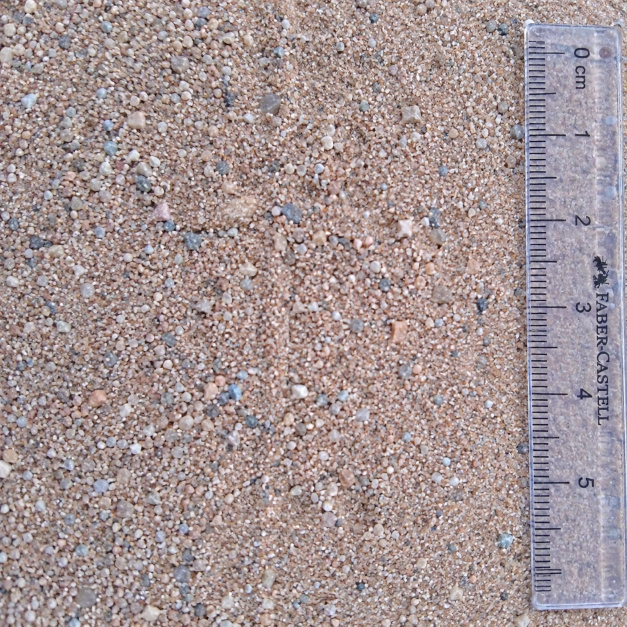
#> input picture Beach_Sand_Grain_Mapping/dataset/real_sand_scaled_01.jpeg, 1254 x 1254 px (shown at 1/2 size)
$ python detect_grains.py
#> lines starting #> are read from the running program, lines starting #| are printed output that depends on the picture; after the words box and inside, x2 and y2 are one past the last pixel; in counts of white or black regions, pixels touching at a corner belong together
import cv2
from pathlib import Path

# Main project folder
project_folder = Path(__file__).resolve().parent.parent

# Load scaled sand image
image_path = project_folder / "dataset" / "real_sand_scaled_01.jpeg"

image = cv2.imread(str(image_path))
#> image is the input picture: shape (1254, 1254, 3); mean B, G, R 148.9, 147.9, 163.9

if image is None:
    print("ERROR: Could not read the image.")

else:
    # Remove ruler area
    sand = image[:, :1020]
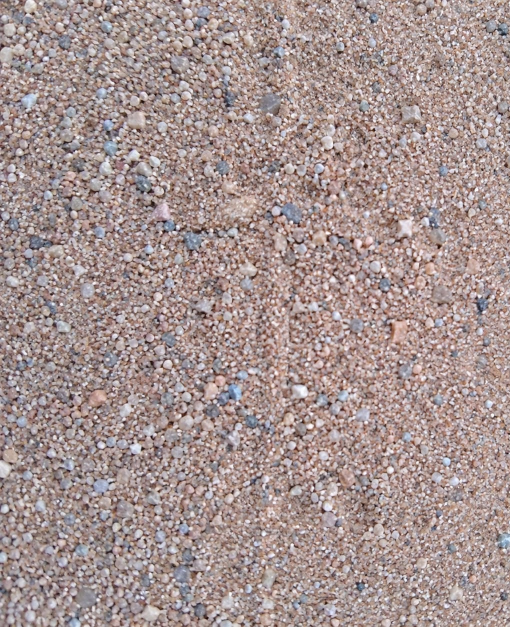
#> sand: shape (1254, 1020, 3) (shown at 1/2 size); mean B, G, R 145.2, 147.1, 165.4

    # Convert to grayscale
    gray = cv2.cvtColor(sand, cv2.COLOR_BGR2GRAY)
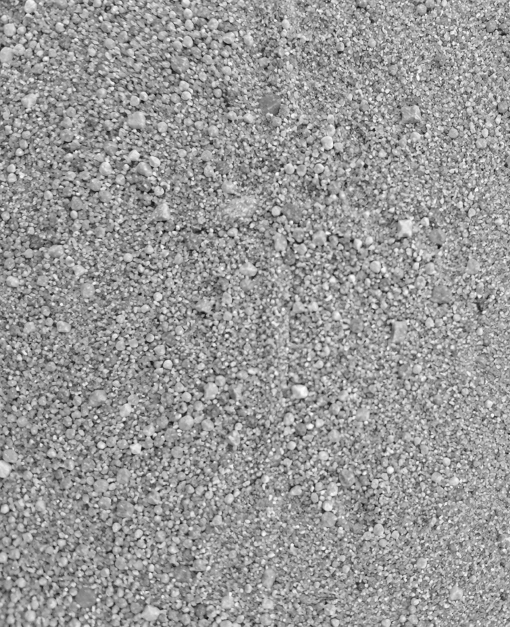
#> gray: shape (1254, 1020) (shown at 1/2 size); min 1, max 255, mean 152.4

    # Reduce noise
    blurred = cv2.GaussianBlur(gray, (5, 5), 0)

    # Segment grains
    _, grain_mask = cv2.threshold(
        blurred, 0, 255,
        cv2.THRESH_BINARY_INV + cv2.THRESH_OTSU
    )
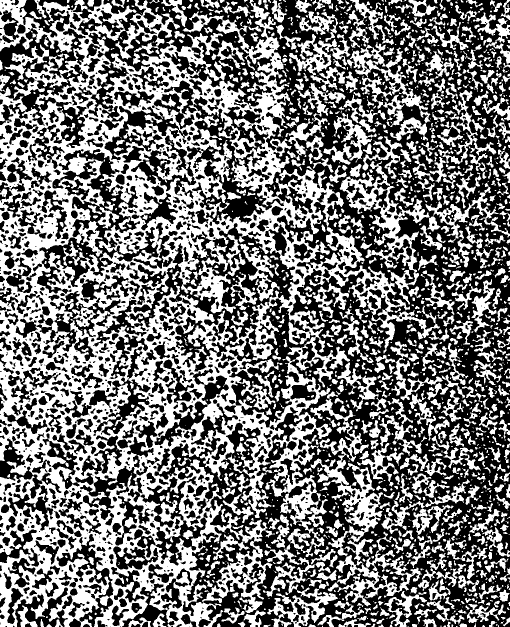
#> grain_mask: shape (1254, 1020) (shown at 1/2 size); 46.4% white; 1781 white regions (818 under 20 px), largest, box (x1, y1, x2, y2) and area: (0, 0, 880, 1254) 369976, (621, 783, 844, 1213) 17966, (679, 322, 859, 609) 10335

    # Remove small noise
    kernel = cv2.getStructuringElement(cv2.MORPH_ELLIPSE, (3, 3))
    grain_mask = cv2.morphologyEx(
        grain_mask, cv2.MORPH_OPEN, kernel
    )
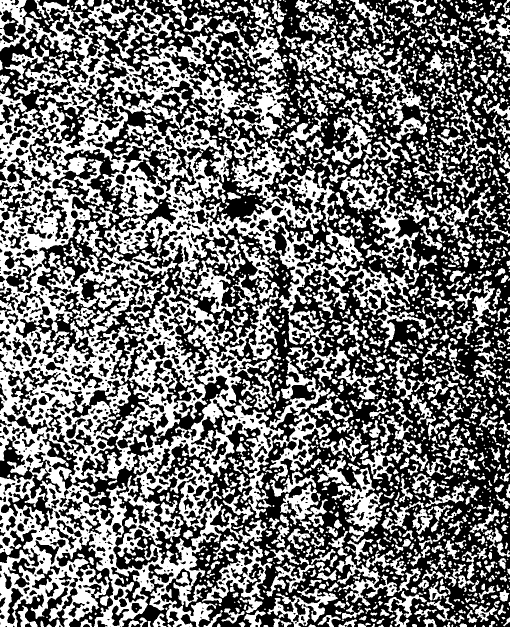
#> grain_mask: shape (1254, 1020) (shown at 1/2 size); 45.1% white; 2058 white regions (718 under 20 px)

    # Detect grain regions
    contours, _ = cv2.findContours(
        grain_mask,
        cv2.RETR_EXTERNAL,
        cv2.CHAIN_APPROX_SIMPLE
    )
#> contours = 1980 contours, 906 with area under 20; largest, box (x1, y1, x2, y2) and area: (0, 0, 820, 1254) 416736, (404, 1082, 545, 1226) 6668, (731, 372, 859, 609) 6260, (539, 824, 664, 962) 4814, (663, 935, 766, 1065) 4694

    # Filter small regions
    min_area = 20

    grain_contours = [
        contour for contour in contours
        if cv2.contourArea(contour) >= min_area
    ]
#> grain_contours = 1074 contours; largest, box (x1, y1, x2, y2) and area: (0, 0, 820, 1254) 416736, (404, 1082, 545, 1226) 6668, (731, 372, 859, 609) 6260, (539, 824, 664, 962) 4814, (663, 935, 766, 1065) 4694

    print("Scaled sand grain detection completed!")
    print("Detected grain regions:", len(grain_contours))
#| Detected grain regions: 1074

    # Draw detected regions
    output = sand.copy()

    cv2.drawContours(
        output,
        grain_contours,
        -1,
        (0, 255, 0),
        1
    )
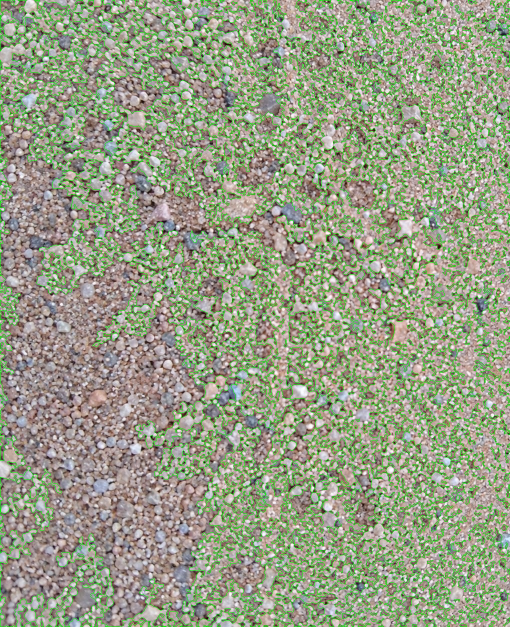
#> output: shape (1254, 1020, 3) (shown at 1/2 size); 9.45% of pixels changed, all inside (x1, y1, x2, y2) = (0, 0, 1020, 1254)

    # Save output
    output_path = project_folder / "results" / "real_sand_scaled_detected.png"

    cv2.imwrite(str(output_path), output)

    print("Detection image saved successfully!")

    cv2.imshow("Detected Sand Grain Regions", output)
    cv2.waitKey(0)
    cv2.destroyAllWindows()

$ run again, with Beach_Sand_Grain_Mapping/dataset/real_sand_01.jpeg copied over Beach_Sand_Grain_Mapping/dataset/real_sand_scaled_01.jpeg
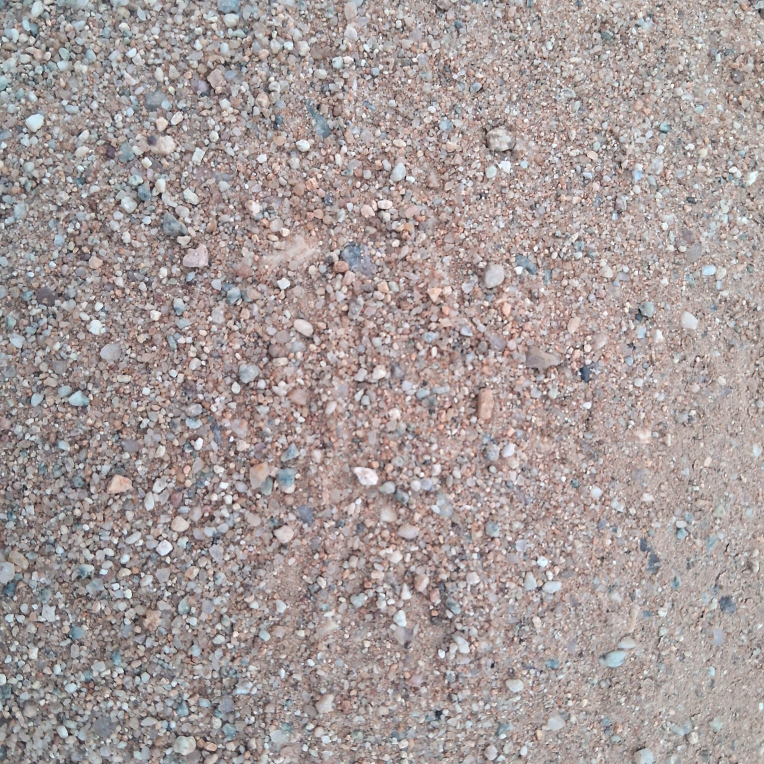
#> input picture Beach_Sand_Grain_Mapping/dataset/real_sand_01.jpeg, 1528 x 1528 px (shown at 1/2 size)
#> image is the input picture: shape (1528, 1528, 3); mean B, G, R 154.6, 155.2, 165.9
#> `grain_mask = cv2.morphologyEx( grain_mask, cv2.MORPH_OPEN, kernel )`:
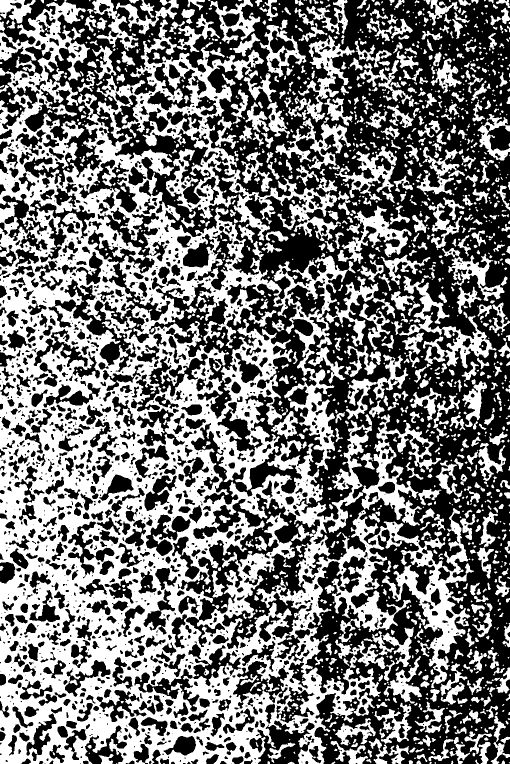
#> grain_mask: shape (1528, 1020) (shown at 1/2 size); 46.7% white; 1652 white regions (730 under 20 px)
#> contours = 1478 contours, 794 with area under 20; largest, box (x1, y1, x2, y2) and area: (0, 0, 948, 1528) 705584, (193, 39, 682, 482) 44788, (723, 828, 882, 1052) 9972, (576, 70, 710, 245) 5530, (675, 411, 823, 528) 4808
#> grain_contours = 684 contours; largest, box (x1, y1, x2, y2) and area: (0, 0, 948, 1528) 705584, (193, 39, 682, 482) 44788, (723, 828, 882, 1052) 9972, (576, 70, 710, 245) 5530, (675, 411, 823, 528) 4808
#| Detected grain regions: 684
#> `cv2.drawContours( output, grain_contours, -1, (0, 255, 0), 1 )`:
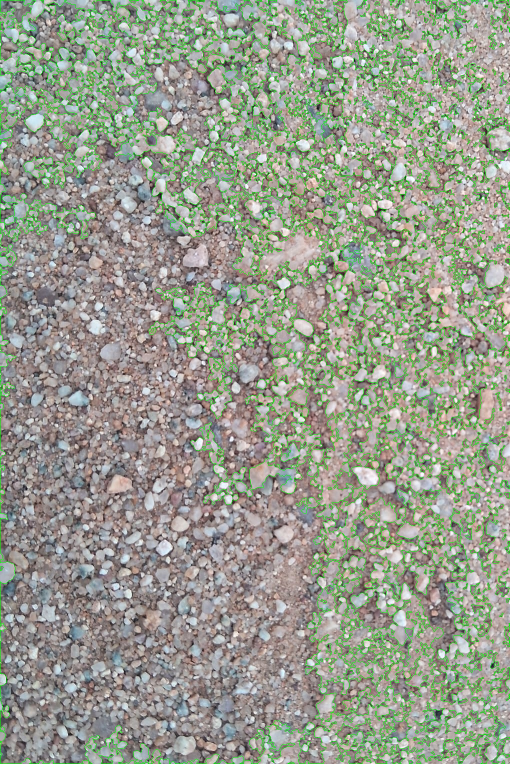
#> output: shape (1528, 1020, 3) (shown at 1/2 size); mean B, G, R 141.5, 156.7, 151.2

$ run again, with Beach_Sand_Grain_Mapping/dataset/sand_sample_01.png saved as Beach_Sand_Grain_Mapping/dataset/real_sand_scaled_01.jpeg
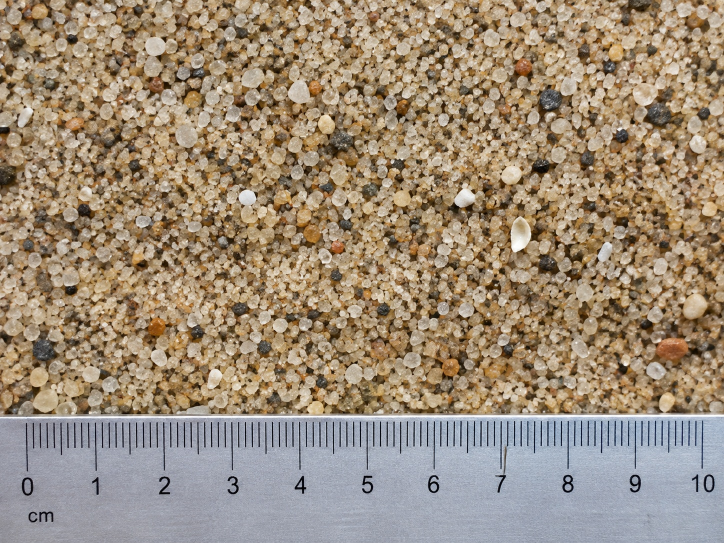
#> input picture Beach_Sand_Grain_Mapping/dataset/sand_sample_01.png, 1448 x 1086 px (shown at 1/2 size)
#> image is the input picture: shape (1086, 1448, 3); mean B, G, R 120, 140.3, 157
#> `grain_mask = cv2.morphologyEx( grain_mask, cv2.MORPH_OPEN, kernel )`:
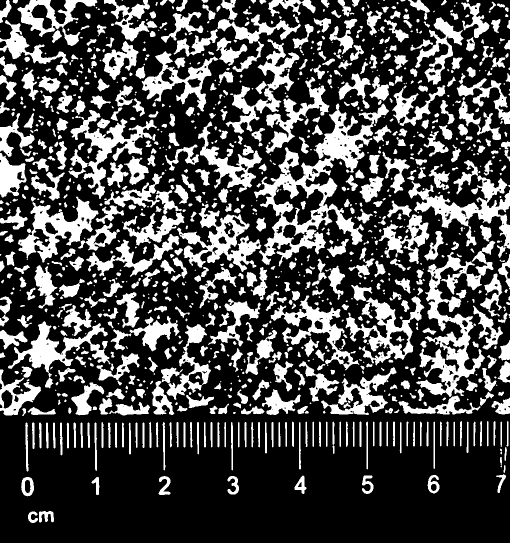
#> grain_mask: shape (1086, 1020) (shown at 1/2 size); 29.6% white; 1111 white regions (334 under 20 px)
#> contours = 1105 contours, 447 with area under 20; largest, box (x1, y1, x2, y2) and area: (508, 207, 778, 533) 26478, (832, 481, 991, 794) 14024, (354, 406, 523, 544) 8378, (36, 393, 197, 525) 8324, (816, 351, 1020, 498) 7884
#> grain_contours = 658 contours; largest, box (x1, y1, x2, y2) and area: (508, 207, 778, 533) 26478, (832, 481, 991, 794) 14024, (354, 406, 523, 544) 8378, (36, 393, 197, 525) 8324, (816, 351, 1020, 498) 7884
#| Detected grain regions: 658
#> `cv2.drawContours( output, grain_contours, -1, (0, 255, 0), 1 )`:
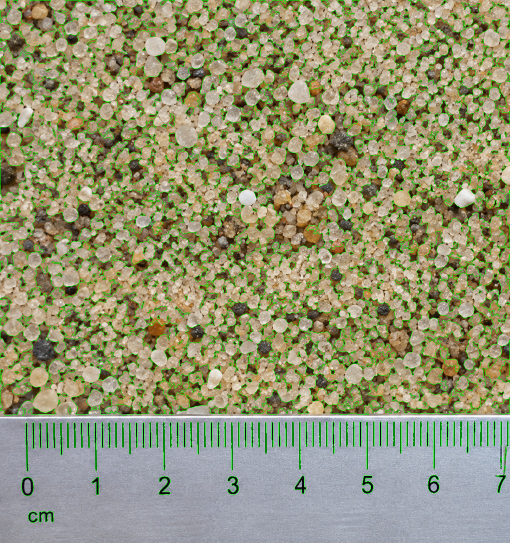
#> output: shape (1086, 1020, 3) (shown at 1/2 size); mean B, G, R 114, 149, 148.2
